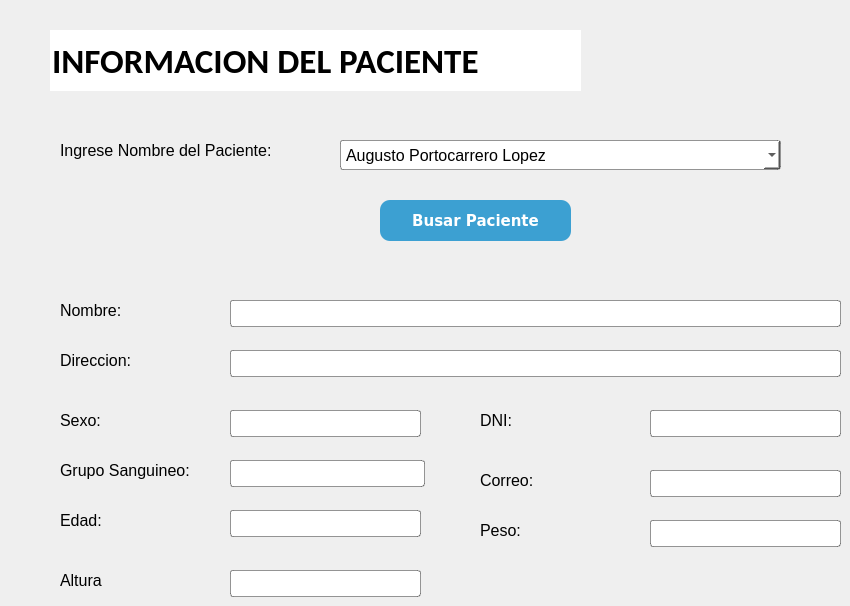
    <widget class="QWidget" name="tab_5">
     <attribute name="title">
      <string>Page</string>
     </attribute>
     <widget class="QLineEdit" name="lineEdit_12">
      <property name="geometry">
       <rect>
        <x>50</x>
        <y>30</y>
        <width>531</width>
        <height>61</height>
       </rect>
      </property>
      <property name="font">
       <font>
        <family>Calibri</family>
        <pointsize>26</pointsize>
        <weight>75</weight>
        <bold>true</bold>
       </font>
      </property>
      <property name="styleSheet">
       <string notr="true">border: none; background-image: transparent</string>
      </property>
      <property name="text">
       <string>INFORMACION DEL PACIENTE</string>
      </property>
     </widget>
     <widget class="QLabel" name="label_23">
      <property name="geometry">
       <rect>
        <x>60</x>
        <y>300</y>
        <width>81</width>
        <height>21</height>
       </rect>
      </property>
      <property name="font">
       <font>
        <family>Arial</family>
        <pointsize>12</pointsize>
       </font>
      </property>
      <property name="styleSheet">
       <string notr="true">border-width: 0px</string>
      </property>
      <property name="text">
       <string>Nombre:</string>
      </property>
     </widget>
     <widget class="QLabel" name="label_24">
      <property name="geometry">
       <rect>
        <x>480</x>
        <y>410</y>
        <width>61</width>
        <height>21</height>
       </rect>
      </property>
      <property name="font">
       <font>
        <family>Arial</family>
        <pointsize>12</pointsize>
       </font>
      </property>
      <property name="styleSheet">
       <string notr="true">border-width: 0px</string>
      </property>
      <property name="text">
       <string>DNI:</string>
      </property>
     </widget>
     <widget class="QLineEdit" name="lineEdit_22">
      <property name="geometry">
       <rect>
        <x>230</x>
        <y>460</y>
        <width>195</width>
        <height>27</height>
       </rect>
      </property>
      <property name="font">
       <font>
        <family>Arial</family>
        <pointsize>12</pointsize>
       </font>
      </property>
      <property name="cursor">
       <cursorShape>IBeamCursor</cursorShape>
      </property>
      <property name="styleSheet">
       <string notr="true">background-color: rgb(255, 255, 255);  border: 1px solid rgba(0,0,0, 0.4); border-radius: 3px</string>
      </property>
      <property name="inputMethodHints">
       <set>Qt::ImhDigitsOnly|Qt::ImhFormattedNumbersOnly</set>
      </property>
      <property name="text">
       <string/>
      </property>
      <property name="readOnly">
       <bool>false</bool>
      </property>
     </widget>
     <widget class="QLabel" name="label_25">
      <property name="geometry">
       <rect>
        <x>60</x>
        <y>510</y>
        <width>61</width>
        <height>21</height>
       </rect>
      </property>
      <property name="font">
       <font>
        <family>Arial</family>
        <pointsize>12</pointsize>
       </font>
      </property>
      <property name="styleSheet">
       <string notr="true">border-width: 0px</string>
      </property>
      <property name="text">
       <string>Edad:</string>
      </property>
     </widget>
     <widget class="QLineEdit" name="lineEdit_23">
      <property name="geometry">
       <rect>
        <x>650</x>
        <y>410</y>
        <width>191</width>
        <height>27</height>
       </rect>
      </property>
      <property name="font">
       <font>
        <family>Arial</family>
        <pointsize>12</pointsize>
       </font>
      </property>
      <property name="cursor">
       <cursorShape>IBeamCursor</cursorShape>
      </property>
      <property name="styleSheet">
       <string notr="true">background-color: rgb(255, 255, 255);  border: 1px solid rgba(0,0,0, 0.4); border-radius: 3px</string>
      </property>
      <property name="inputMethodHints">
       <set>Qt::ImhDigitsOnly|Qt::ImhFormattedNumbersOnly</set>
      </property>
      <property name="text">
       <string/>
      </property>
      <property name="readOnly">
       <bool>false</bool>
      </property>
     </widget>
     <widget class="QLineEdit" name="lineEdit_24">
      <property name="geometry">
       <rect>
        <x>230</x>
        <y>350</y>
        <width>611</width>
        <height>27</height>
       </rect>
      </property>
      <property name="font">
       <font>
        <family>Arial</family>
        <pointsize>12</pointsize>
       </font>
      </property>
      <property name="cursor">
       <cursorShape>IBeamCursor</cursorShape>
      </property>
      <property name="styleSheet">
       <string notr="true">background-color: rgb(255, 255, 255);  border: 1px solid rgba(0,0,0, 0.4); border-radius: 3px</string>
      </property>
      <property name="inputMethodHints">
       <set>Qt::ImhDigitsOnly|Qt::ImhFormattedNumbersOnly</set>
      </property>
      <property name="text">
       <string/>
      </property>
      <property name="readOnly">
       <bool>false</bool>
      </property>
     </widget>
     <widget class="QLineEdit" name="lineEdit_26">
      <property name="geometry">
       <rect>
        <x>230</x>
        <y>510</y>
        <width>191</width>
        <height>27</height>
       </rect>
      </property>
      <property name="font">
       <font>
        <family>Arial</family>
        <pointsize>12</pointsize>
       </font>
      </property>
      <property name="cursor">
       <cursorShape>IBeamCursor</cursorShape>
      </property>
      <property name="styleSheet">
       <string notr="true">background-color: rgb(255, 255, 255);  border: 1px solid rgba(0,0,0, 0.4); border-radius: 3px</string>
      </property>
      <property name="inputMethodHints">
       <set>Qt::ImhDigitsOnly|Qt::ImhFormattedNumbersOnly</set>
      </property>
      <property name="text">
       <string/>
      </property>
      <property name="readOnly">
       <bool>false</bool>
      </property>
     </widget>
     <widget class="QLabel" name="label_26">
      <property name="geometry">
       <rect>
        <x>60</x>
        <y>350</y>
        <width>131</width>
        <height>21</height>
       </rect>
      </property>
      <property name="font">
       <font>
        <family>Arial</family>
        <pointsize>12</pointsize>
       </font>
      </property>
      <property name="styleSheet">
       <string notr="true">border-width: 0px</string>
      </property>
      <property name="text">
       <string>Direccion:</string>
      </property>
     </widget>
     <widget class="QLineEdit" name="lineEdit_28">
      <property name="geometry">
       <rect>
        <x>230</x>
        <y>300</y>
        <width>611</width>
        <height>27</height>
       </rect>
      </property>
      <property name="font">
       <font>
        <family>Arial</family>
        <pointsize>12</pointsize>
       </font>
      </property>
      <property name="styleSheet">
       <string notr="true">background-color: rgb(255, 255, 255); border: 1px solid rgba(0,0,0, 0.4); border-radius: 3px</string>
      </property>
      <property name="text">
       <string/>
      </property>
      <property name="readOnly">
       <bool>false</bool>
      </property>
     </widget>
     <widget class="QLineEdit" name="lineEdit_29">
      <property name="geometry">
       <rect>
        <x>230</x>
        <y>410</y>
        <width>191</width>
        <height>27</height>
       </rect>
      </property>
      <property name="font">
       <font>
        <family>Arial</family>
        <pointsize>12</pointsize>
       </font>
      </property>
      <property name="styleSheet">
       <string notr="true">background-color: rgb(255, 255, 255); border: 1px solid rgba(0,0,0, 0.4); border-radius: 3px</string>
      </property>
      <property name="text">
       <string/>
      </property>
      <property name="readOnly">
       <bool>false</bool>
      </property>
     </widget>
     <widget class="QLabel" name="label_27">
      <property name="geometry">
       <rect>
        <x>60</x>
        <y>410</y>
        <width>131</width>
        <height>21</height>
       </rect>
      </property>
      <property name="font">
       <font>
        <family>Arial</family>
        <pointsize>12</pointsize>
        <weight>50</weight>
        <bold>false</bold>
       </font>
      </property>
      <property name="styleSheet">
       <string notr="true">border-width: 0px</string>
      </property>
      <property name="text">
       <string>Sexo:</string>
      </property>
     </widget>
     <widget class="QLabel" name="label_28">
      <property name="geometry">
       <rect>
        <x>60</x>
        <y>460</y>
        <width>161</width>
        <height>21</height>
       </rect>
      </property>
      <property name="font">
       <font>
        <family>Arial</family>
        <pointsize>12</pointsize>
       </font>
      </property>
      <property name="styleSheet">
       <string notr="true">border-width: 0px</string>
      </property>
      <property name="text">
       <string>Grupo Sanguineo:</string>
      </property>
     </widget>
     <widget class="QLabel" name="label_31">
      <property name="geometry">
       <rect>
        <x>60</x>
        <y>140</y>
        <width>261</width>
        <height>21</height>
       </rect>
      </property>
      <property name="font">
       <font>
        <family>Arial</family>
        <pointsize>12</pointsize>
       </font>
      </property>
      <property name="styleSheet">
       <string notr="true">border-width: 0px</string>
      </property>
      <property name="text">
       <string>Ingrese Nombre del Paciente:</string>
      </property>
     </widget>
     <widget class="QPushButton" name="pushButton_2">
      <property name="enabled">
       <bool>true</bool>
      </property>
      <property name="geometry">
       <rect>
        <x>380</x>
        <y>200</y>
        <width>191</width>
        <height>41</height>
       </rect>
      </property>
      <property name="font">
       <font>
        <family>Verdana</family>
        <pointsize>11</pointsize>
        <weight>75</weight>
        <italic>false</italic>
        <bold>true</bold>
       </font>
      </property>
      <property name="cursor">
       <cursorShape>PointingHandCursor</cursorShape>
      </property>
      <property name="styleSheet">
       <string notr="true">background-color: rgb(60, 160, 210); 
border-radius: 10px; 
color: rgb(255, 255, 255)
</string>
      </property>
      <property name="text">
       <string>Busar Paciente</string>
      </property>
      <property name="icon">
       <iconset>
        <normaloff>../../.designer/backup/Iconos/historialmedico.png</normaloff>../../.designer/backup/Iconos/historialmedico.png</iconset>
      </property>
      <property name="iconSize">
       <size>
        <width>35</width>
        <height>35</height>
       </size>
      </property>
     </widget>
     <widget class="QLabel" name="label_29">
      <property name="geometry">
       <rect>
        <x>480</x>
        <y>470</y>
        <width>131</width>
        <height>21</height>
       </rect>
      </property>
      <property name="font">
       <font>
        <family>Arial</family>
        <pointsize>12</pointsize>
       </font>
      </property>
      <property name="styleSheet">
       <string notr="true">border-width: 0px</string>
      </property>
      <property name="text">
       <string>Correo:</string>
      </property>
     </widget>
     <widget class="QLineEdit" name="lineEdit_25">
      <property name="geometry">
       <rect>
        <x>650</x>
        <y>470</y>
        <width>191</width>
        <height>27</height>
       </rect>
      </property>
      <property name="font">
       <font>
        <family>Arial</family>
        <pointsize>12</pointsize>
       </font>
      </property>
      <property name="cursor">
       <cursorShape>IBeamCursor</cursorShape>
      </property>
      <property name="styleSheet">
       <string notr="true">background-color: rgb(255, 255, 255);  border: 1px solid rgba(0,0,0, 0.4); border-radius: 3px</string>
      </property>
      <property name="inputMethodHints">
       <set>Qt::ImhDigitsOnly|Qt::ImhFormattedNumbersOnly</set>
      </property>
      <property name="text">
       <string/>
      </property>
      <property name="readOnly">
       <bool>false</bool>
      </property>
     </widget>
     <widget class="QLabel" name="label_30">
      <property name="geometry">
       <rect>
        <x>480</x>
        <y>520</y>
        <width>61</width>
        <height>21</height>
       </rect>
      </property>
      <property name="font">
       <font>
        <family>Arial</family>
        <pointsize>12</pointsize>
       </font>
      </property>
      <property name="styleSheet">
       <string notr="true">border-width: 0px</string>
      </property>
      <property name="text">
       <string>Peso:</string>
      </property>
     </widget>
     <widget class="QLineEdit" name="lineEdit_27">
      <property name="geometry">
       <rect>
        <x>650</x>
        <y>520</y>
        <width>191</width>
        <height>27</height>
       </rect>
      </property>
      <property name="font">
       <font>
        <family>Arial</family>
        <pointsize>12</pointsize>
       </font>
      </property>
      <property name="cursor">
       <cursorShape>IBeamCursor</cursorShape>
      </property>
      <property name="styleSheet">
       <string notr="true">background-color: rgb(255, 255, 255);  border: 1px solid rgba(0,0,0, 0.4); border-radius: 3px</string>
      </property>
      <property name="inputMethodHints">
       <set>Qt::ImhDigitsOnly|Qt::ImhFormattedNumbersOnly</set>
      </property>
      <property name="text">
       <string/>
      </property>
      <property name="readOnly">
       <bool>false</bool>
      </property>
     </widget>
     <widget class="QLabel" name="label_32">
      <property name="geometry">
       <rect>
        <x>60</x>
        <y>570</y>
        <width>61</width>
        <height>21</height>
       </rect>
      </property>
      <property name="font">
       <font>
        <family>Arial</family>
        <pointsize>12</pointsize>
       </font>
      </property>
      <property name="styleSheet">
       <string notr="true">border-width: 0px</string>
      </property>
      <property name="text">
       <string>Altura</string>
      </property>
     </widget>
     <widget class="QLineEdit" name="lineEdit_30">
      <property name="geometry">
       <rect>
        <x>230</x>
        <y>570</y>
        <width>191</width>
        <height>27</height>
       </rect>
      </property>
      <property name="font">
       <font>
        <family>Arial</family>
        <pointsize>12</pointsize>
       </font>
      </property>
      <property name="cursor">
       <cursorShape>IBeamCursor</cursorShape>
      </property>
      <property name="styleSheet">
       <string notr="true">background-color: rgb(255, 255, 255);  border: 1px solid rgba(0,0,0, 0.4); border-radius: 3px</string>
      </property>
      <property name="inputMethodHints">
       <set>Qt::ImhDigitsOnly|Qt::ImhFormattedNumbersOnly</set>
      </property>
      <property name="text">
       <string/>
      </property>
      <property name="readOnly">
       <bool>false</bool>
      </property>
     </widget>
     <widget class="QComboBox" name="comboBox_2">
      <property name="geometry">
       <rect>
        <x>340</x>
        <y>140</y>
        <width>441</width>
        <height>30</height>
       </rect>
      </property>
      <property name="font">
       <font>
        <family>Arial</family>
        <pointsize>12</pointsize>
       </font>
      </property>
      <property name="styleSheet">
       <string notr="true">background-color: rgb(255, 255, 255); 
border: 1px solid rgba(0,0,0, 0.4); 
border-radius: 3px;
padding-left: 5px</string>
      </property>
      <item>
       <property name="text">
        <string>Augusto Portocarrero Lopez</string>
       </property>
      </item>
      <item>
       <property name="text">
        <string>Esteban Raul Perez Dominguez</string>
       </property>
      </item>
      <item>
       <property name="text">
        <string>Jose Francisco Cordova Ramirez</string>
       </property>
      </item>
      <item>
       <property name="text">
        <string>Lisa Ramirez Cordova</string>
       </property>
      </item>
      <item>
       <property name="text">
        <string>Victor Ernesto Caballero Rodriguez</string>
       </property>
      </item>
     </widget>
    </widget>
